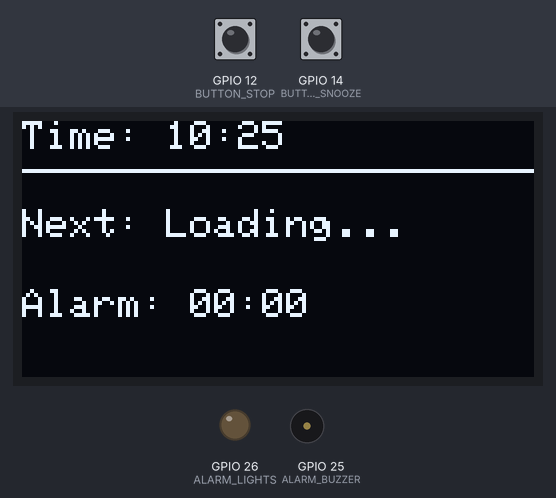
A sketch run on a simulated ESP32. Parts: 128×64 one-colour display, output pins drawn as LEDs (lit = HIGH), buzzer (waves = sounding, pin HIGH). The test bench sets the inputs (shaded band); at power-on: GPIO 12 (BUTTON_STOP) LOW, GPIO 14 (BUTTON_SNOOZE) LOW. WiFi joins after 1.5 s; servers stay silent unless stated; uploads are accepted with an empty reply; the local clock reads 2024-03-15 10:24:30 at power-on unless the sketch sets it; what the sketch prints to the serial monitor is not drawn.

Above: at 30.1 s.

The sketch:

LATEST_UPDATED_CODE.ino
```cpp
#include <WiFi.h>
#include <WiFiClientSecure.h>
#include <HTTPClient.h>
#include <ArduinoJson.h>
#include <Wire.h>
#include <Adafruit_GFX.h>
#include <Adafruit_SSD1306.h>
#include <RTClib.h>

// Screen Configurations
#define SCREEN_WIDTH 128
#define SCREEN_HEIGHT 64
Adafruit_SSD1306 display(SCREEN_WIDTH, SCREEN_HEIGHT, &Wire, -1);

// Pin Configuration Matrix
const int ALARM_BUZZER  = 25;
const int ALARM_LIGHTS  = 26;
const int BUTTON_SNOOZE = 14;
const int BUTTON_STOP   = 12;

RTC_DS3231 rtc;

// Network Access Credentials
const char* ssid = "YOUR_WIFI_SSID";         // Replace with your WiFi name
const char* password = "YOUR_WIFI_PASSWORD"; // Replace with your WiFi password

// Absolute Base URL & Key Assignments
const char* supabase_base_url = "https://supabase.co";
const char* supabase_apikey = "Your_public_Anon_key";

// Volatile Interrupt Handlers
volatile bool snoozePressed = false;
volatile bool stopPressed   = false;

// Alarm Framework Variables
bool isAlarmActive = false;
bool lightStateToggle = false;
unsigned long snoozeEndTime = 0;
int snoozeCount = 0;
const int MAX_SNOOZES = 3;
bool rtcBatteryDead = false;
bool isSnoozing = false; // BUG FIX FLAG: Locks cloud synchronization out during snooze routines

// Dynamic Cloud Memory Allocation Variables
int scheduledHour = 0;
int scheduledMinute = 0;
String cloudClassName = "Loading...";
unsigned long lastFetchTime = 0;
const unsigned long fetchInterval = 10000; // 10-second sync window for breadboard verification

void IRAM_ATTR handleSnooze() { snoozePressed = true; }
void IRAM_ATTR handleStop()   { stopPressed = true; }

void renderOLEDMessage(String l1, String l2) {
  display.clearDisplay();
  display.setCursor(0, 15); display.print(l1);
  display.setCursor(0, 35); display.print(l2);
  display.display();
}

void syncWithSupabase() {
  if (WiFi.status() != WL_CONNECTED) return;

  // Fetch current real hardware clock time to build the dynamic query filter
  DateTime currentNow = rtc.now();
  char currentTimeStr[9];
  sprintf(currentTimeStr, "%02d:%02d:00", currentNow.hour(), currentNow.minute());

  // Converts standard Sunday=0 to match your Monday=1 column index setup
  int dayIdx = currentNow.dayOfTheWeek();
  if (dayIdx == 0) dayIdx = 7;

  // DYNAMIC FILTERING GET STRING: Pulls only classes whose time >= current clock hour/minute
  String dynamicUrl = String(supabase_base_url) +
                      "?day_index=eq." + String(dayIdx) +
                      "&lecture_time=gte." + String(currentTimeStr) +
                      "&order=lecture_time.asc&limit=1";

  WiFiClientSecure client;
  client.setInsecure(); // Permits SSL handshake over port 443 safely

  HTTPClient http;
  Serial.println("\n[SECURE DYNAMIC LINK] Filtering future timeline entries...");
  http.begin(client, dynamicUrl);

  // Inject required header tokens
  http.addHeader("apikey", supabase_apikey);
  String authValue = "Bearer " + String(supabase_apikey);
  http.addHeader("Authorization", authValue.c_str());
  http.addHeader("Accept", "application/json");

  int httpCode = http.GET();

  if (httpCode == 200) {
    String payload = http.getString();
    Serial.println("[RAW DATA RECEIVED]: " + payload);

    JsonDocument doc;
    DeserializationError error = deserializeJson(doc, payload);

    if (!error) {
      JsonArray arr = doc.as<JsonArray>();
      if (arr.size() > 0) {
        JsonObject currentSchedule = arr[0].as<JsonObject>();

        cloudClassName = currentSchedule["class_name"].as<String>();
        String rawTime = currentSchedule["lecture_time"].as<String>();

        scheduledHour = rawTime.substring(0, 2).toInt();
        scheduledMinute = rawTime.substring(3, 5).toInt();

        Serial.println("[SUCCESS] Next upcoming class locked from database!");
        Serial.print("Class: "); Serial.println(cloudClassName);
        Serial.print("Alarm Active At: "); Serial.print(scheduledHour); Serial.print(":"); Serial.println(scheduledMinute);
      } else {
        Serial.println("[DATABASE INFO] No more classes scheduled for the rest of today!");
        cloudClassName = "No Classes Left";
        scheduledHour = 0;
        scheduledMinute = 0;
      }
    } else {
      Serial.print("[JSON PARSE FAILURE] Reason: ");
      Serial.println(error.c_str());
    }
  } else {
    Serial.print("[GATEWAY RESPONSE] Request failed. Connection Code: ");
    Serial.println(httpCode);
  }
  http.end();
}

void dismissAlarm() {
  isAlarmActive = false;
  stopPressed = false;
  snoozePressed = false;
  isSnoozing = false; // Unlock cloud syncing
  snoozeCount = 0;
  snoozeEndTime = 0;
  noTone(ALARM_BUZZER);
  digitalWrite(ALARM_LIGHTS, LOW);
  Serial.println("Alarm Dismissed by Student.");
}

void triggerSnooze() {
  snoozePressed = false;
  if (snoozeCount < MAX_SNOOZES) {
    snoozeCount++;
    isAlarmActive = false;
    isSnoozing = true; // BUG FIX: Lock the current alarm name in place
    snoozeEndTime = millis() + (5 * 60 * 1000); // 5-minute snooze timeout
    noTone(ALARM_BUZZER);
    digitalWrite(ALARM_LIGHTS, LOW);
    Serial.print("Alarm Snoozed. Active count: "); Serial.println(snoozeCount);
  } else {
    Serial.println("Max snoozes reached! You must wake up for class.");
  }
}

void renderMainInterface(DateTime current) {
  display.clearDisplay();
  display.setTextSize(1);
  display.setCursor(0, 0);
  display.print("Time: ");
  if(current.hour() < 10) display.print("0"); display.print(current.hour()); display.print(":");
  if(current.minute() < 10) display.print("0"); display.print(current.minute());

  if (rtcBatteryDead) {
    display.drawRect(108, 1, 14, 7, SSD1306_WHITE);
    display.drawRect(122, 3, 2, 3, SSD1306_WHITE);
  }

  display.drawLine(0, 12, 128, 12, SSD1306_WHITE);

  if (isAlarmActive) {
    display.setCursor(15, 25); display.setTextSize(2); display.print("WAKE UP!!");
    display.setTextSize(1); display.setCursor(0, 50); display.print(cloudClassName);
  } else if (isSnoozing) { // Render snooze interface when flag is active
    display.setCursor(0, 22); display.print("Snoozed: " + cloudClassName);
    display.setCursor(0, 38); display.print("Cycle: "); display.print(snoozeCount); display.print("/"); display.print(MAX_SNOOZES);
    display.setCursor(0, 52); display.print("Holding current alarm...");
  } else {
    display.setCursor(0, 22); display.print("Next: " + cloudClassName);
    display.setCursor(0, 42); display.print("Alarm: ");
    if(scheduledHour < 10) display.print("0"); display.print(scheduledHour); display.print(":");
    if(scheduledMinute < 10) display.print("0"); display.print(scheduledMinute);
  }
  display.display();
}

void setup() {
  Serial.begin(115200);
  Wire.begin();

  pinMode(ALARM_BUZZER, OUTPUT);
  pinMode(ALARM_LIGHTS, OUTPUT);
  digitalWrite(ALARM_BUZZER, LOW);
  digitalWrite(ALARM_LIGHTS, LOW);

  pinMode(BUTTON_SNOOZE, INPUT_PULLDOWN);
  pinMode(BUTTON_STOP, INPUT_PULLDOWN);
  attachInterrupt(digitalPinToInterrupt(BUTTON_SNOOZE), handleSnooze, RISING);
  attachInterrupt(digitalPinToInterrupt(BUTTON_STOP), handleStop, RISING);

  if(!display.begin(SSD1306_SWITCHCAPVCC, 0x3C)) { for(;;); }
  if (!rtc.begin()) { for(;;); }

  display.clearDisplay();
  display.setTextColor(SSD1306_WHITE);

  WiFi.begin(ssid, password);
  Serial.print("Connecting to Network");
  while (WiFi.status() != WL_CONNECTED) {
    delay(500);
    Serial.print(".");
    renderOLEDMessage("IoT Syncing", "Connecting WiFi...");
  }
  Serial.println("\nWiFi Connected successfully!");
}

void loop() {
  DateTime now = rtc.now();
  rtcBatteryDead = rtc.lostPower();

  // BUG FIX CONTROL POINT: Cloud synchronizer block only runs if NOT currently snoozing
  if (!isSnoozing && (millis() - lastFetchTime >= fetchInterval || lastFetchTime == 0)) {
    if (WiFi.status() == WL_CONNECTED) {
      syncWithSupabase();
      lastFetchTime = millis();
    }
  }

  // GLOBAL TIMELINE LOCK VARIABLE
  static int lastTriggeredMinute = -1;

  // SYSTEM TIMELINE ENGINE: Checked inside a true 1-minute window
  if (!isAlarmActive && !isSnoozing && cloudClassName != "Loading..." && cloudClassName != "No Classes Left") {
    if (now.hour() == scheduledHour && now.minute() == scheduledMinute) {
      if (now.minute() != lastTriggeredMinute) {
        isAlarmActive = true;
        lastTriggeredMinute = now.minute();
        Serial.println("\n[ALARM ENGINE ACTIVATED] Wake up alert sequence running!");
      }
    }
  }

  // AUTOMATIC NEXT-CLASS STATE RESET: Clears the minute lock once the class time passes
  if (now.minute() != scheduledMinute && lastTriggeredMinute != -1) {
    lastTriggeredMinute = -1;
    Serial.println("[INFO] Alarm gate tracking reset. Armed for the next class entry.");
  }

  // Handle snooze expiration tracking
  if (!isAlarmActive && isSnoozing && millis() >= snoozeEndTime) {
    isAlarmActive = true;
    snoozeEndTime = 0;
    Serial.println("[ALARM RE-TRIGGER] Snooze over.");
  }

  // Run alert sequence behavior patterns
  if (isAlarmActive) {
    if (stopPressed) {
      dismissAlarm();
    } else if (snoozePressed) {
      triggerSnooze();
    } else {
      lightStateToggle = !lightStateToggle;

      if (lightStateToggle) {
        digitalWrite(ALARM_LIGHTS, HIGH);
        tone(ALARM_BUZZER, 2000, 200);
      } else {
        digitalWrite(ALARM_LIGHTS, LOW);
        noTone(ALARM_BUZZER);
      }
      delay(200);
    }
  } else {
    if (!snoozePressed && !stopPressed) {
      noTone(ALARM_BUZZER);
    }
  }

  renderMainInterface(now);
  delay(50);
}
```
